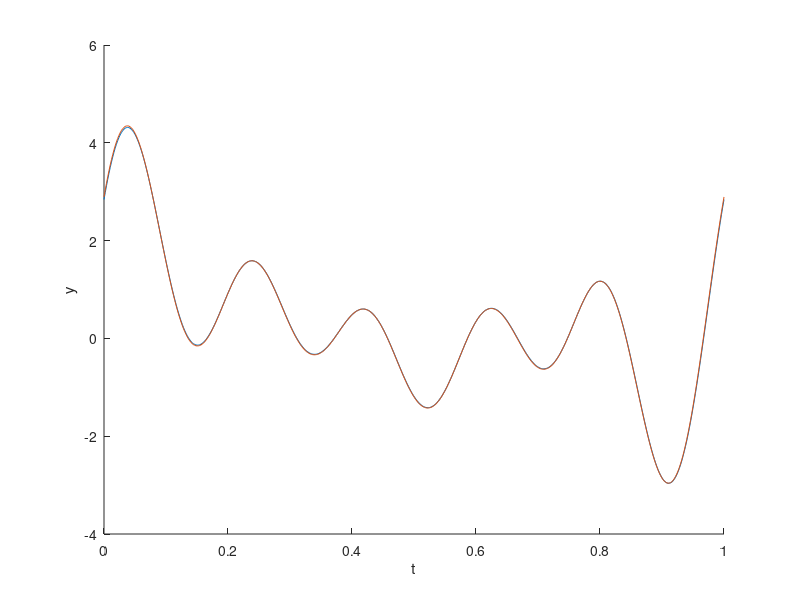

Source code (MATLAB):
clear
Nsample = 500;
t = linspace(0,1,Nsample);

Nfit = 5;
A0 = 0.3;
A = rand(Nfit,1);
B = rand(Nfit,1);

y = A0;
for n = 1:Nfit
    y = y + A(n)*cos(2*pi*n*t) + B(n)*sin(2*pi*n*t);
end

A0_e = sum(y)/Nsample;
for n = 1:Nfit
    A_e(n) = 2/Nsample*sum(y.*cos(n*2*pi*t));
    B_e(n) = 2/Nsample*sum(y.*sin(n*2*pi*t));
end

y_e = A0;
for n = 1:Nfit
    y_e = y_e + A_e(n)*cos(2*pi*n*t) + B_e(n)*sin(2*pi*n*t);
end

figure
hold all
plot(t,y)
plot(t,y_e)
xlabel('t')
ylabel('y')

